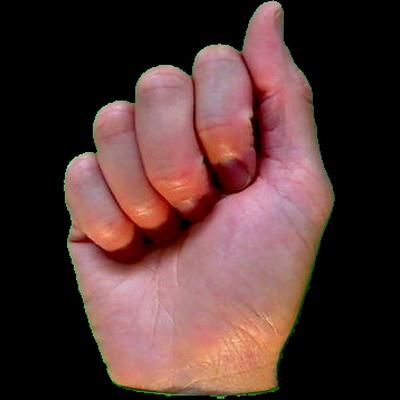
#> input picture Code/A101.png, 400 x 400 px, given in place of the camera
$ python Test1.0.py   (older library calls are emulated)
#> lines starting #> are read from the running program, lines starting #| are printed output that depends on the picture; after the words box and inside, x2 and y2 are one past the last pixel; in counts of white or black regions, pixels touching at a corner belong together
#import cv2
#import numpy as np

#cap = cv2.VideoCapture(0)
#
#while True:
#    ret, frame = cap.read()
#    kernel = np.ones((3,3),np.uint8)
#
#    roi=frame[100:300, 100:300]
#    cv2.rectangle(frame,(100,100),(300,300),(0,255,0),0)
#
#    hsv = cv2.cvtColor(roi, cv2.COLOR_BGR2HSV)
#
#    # define range of skin color in HSV
#    lower_skin = np.array([0,20,70], dtype=np.uint8)
#    upper_skin = np.array([20,255,255], dtype=np.uint8)
#
#     #extract skin colur imagw
#    mask = cv2.inRange(hsv, lower_skin, upper_skin)
#
#
#
#    #extrapolate the hand to fill dark spots within
#    mask = cv2.dilate(mask,kernel,iterations = 4)
#
#    #blur the image
#    mask = cv2.GaussianBlur(mask,(5,5),100)
#
#
#    contours, hie = cv2.findContours(mask,cv2.RETR_TREE,cv2.CHAIN_APPROX_SIMPLE)
#
#    cnt = max(contours, key = lambda x: cv2.contourArea(x))
#
#    cv2.drawContours(roi, cnt, -1, (255,0,0), 2)
#    cv2.imshow('frame',frame)
#    cv2.imshow('mask',mask)
#
#    k = cv2.waitKey(5) & 0xFF
#    if k == 27:
#        break
#
#cv2.destroyAllWindows()
#cap.release()

import cv2
import numpy as np
cap = cv2.VideoCapture(0)
lower_thresh1 = 150
upper_thresh1 = 255
while(1):

  #an error comes if it does not find anything in window as it cannot find contour of max area
#          #therefore this try error statement
#
#    ret, frame = cap.read()
#    #frame=cv2.flip(frame,1)
#    kernel = np.ones((3,3),np.uint8)
#
#        #define region of interest
#    roi=frame[100:300, 100:300]
#
#
#    cv2.rectangle(frame,(100,100),(300,300),(0,255,0),0)
#    hsv = cv2.cvtColor(roi, cv2.COLOR_BGR2HSV)
#
#
#
#    # define range of skin color in HSV
#    lower_skin = np.array([0,20,70], dtype=np.uint8)
#    upper_skin = np.array([20,255,255], dtype=np.uint8)
#
#     #extract skin colur imagw
#    mask = cv2.inRange(hsv, lower_skin, upper_skin)
#
#
#
#    #extrapolate the hand to fill dark spots within
#    mask = cv2.dilate(mask,kernel,iterations = 4)
#
#    #blr the image
#    mask = cv2.GaussianBlur(mask,(5,5),100)
#
#
#
#    #fid contours
#    contours,hierarchy= cv2.findContours(mask,cv2.RETR_TREE,cv2.CHAIN_APPROX_SIMPLE)
#
#   #fin contour of max area(hand)
#    cnt = max(contours, key = lambda x: cv2.contourArea(x))
#
#    #aprox the contour a little
#    epsilon = 0.0005*cv2.arcLength(cnt,True)
#    approx= cv2.approxPolyDP(cnt,epsilon,True)
#
#
#    #mae convex hull around hand
#    hull = cv2.convexHull(cnt)
#
#     #dfine area of hull and area of hand
#    areahull = cv2.contourArea(hull)
#    areacnt = cv2.contourArea(cnt)
#
#    #fid the percentage of area not covered by hand in convex hull
#    arearatio=((areahull-areacnt)/areacnt)*100
#
#     #fnd the defects in convex hull with respect to hand
#    hull = cv2.convexHull(approx, returnPoints=False)
#    defects = cv2.convexityDefects(approx, hull)
#
#    # l= no. of defects
#    l=0
#
#    #coe for finding no. of defects due to fingers
#    for i in range(defects.shape[0]):
#        s,e,f,d = defects[i,0]
#        start = tuple(approx[s][0])
#        end = tuple(approx[e][0])
#        far = tuple(approx[f][0])
#        pt= (100,180)
#
#
#        # find length of all sides of triangle
#        a = math.sqrt((end[0] - start[0])**2 + (end[1] - start[1])**2)
#        b = math.sqrt((far[0] - start[0])**2 + (far[1] - start[1])**2)
#        c = math.sqrt((end[0] - far[0])**2 + (end[1] - far[1])**2)
#        s = (a+b+c)/2
#        ar = math.sqrt(s*(s-a)*(s-b)*(s-c))
#
#        #distance between point and convex hull
#        d=(2*ar)/a
#
#        # apply cosine rule here
#        angle = math.acos((b**2 + c**2 - a**2)/(2*b*c)) * 57
#
#    font = cv2.FONT_HERSHEY_SIMPLEX
#    # ignore angles > 90 and ignore points very close to convex hull(they generally come due to noise)
#    if angle <= 90 and d>30:
#        l += 1
#        cv2.circle(roi, far, 3, [255,0,0], -1)
#
#        #draw lines around hand
#        cv2.line(roi,start, end, [0,255,0], 2)
#
#
#        l+=1
#
#        #print corresponding gestures which are in their ranges
#
#        if l==1:
#            if areacnt<2000:
#                cv2.putText(frame,'Put hand in the box',(0,50), font, 2, (0,0,255), 3, cv2.LINE_AA)
#            else:
#                if arearatio<12:
#                    cv2.putText(frame,'0',(0,50), font, 2, (0,0,255), 3, cv2.LINE_AA)
#                elif arearatio<17.5:
#                    cv2.putText(frame,'Best of luck',(0,50), font, 2, (0,0,255), 3, cv2.LINE_AA)
#
#                else:
#                    cv2.putText(frame,'1',(0,50), font, 2, (0,0,255), 3, cv2.LINE_AA)
#
#    elif l==2:
#        cv2.putText(frame,'2',(0,50), font, 2, (0,0,255), 3, cv2.LINE_AA)
#
#    elif l==3:
#
#        if arearatio<27:
#            cv2.putText(frame,'3',(0,50), font, 2, (0,0,255), 3, cv2.LINE_AA)
#        else:
#            cv2.putText(frame,'ok',(0,50), font, 2, (0,0,255), 3, cv2.LINE_AA)
#
#    elif l==4:
#        cv2.putText(frame,'4',(0,50), font, 2, (0,0,255), 3, cv2.LINE_AA)
#
#    elif l==5:
#        cv2.putText(frame,'5',(0,50), font, 2, (0,0,255), 3, cv2.LINE_AA)
#
#    elif l==6:
#        cv2.putText(frame,'reposition',(0,50), font, 2, (0,0,255), 3, cv2.LINE_AA)
#
#    else :
#        cv2.putText(frame,'reposition',(10,50), font, 2, (0,0,255), 3, cv2.LINE_AA)
#
#    #show the windows
#    cv2.imshow('mask',mask)
#    cv2.imshow('frame',frame)
#
#
#    k = cv2.waitKey(5) & 0xFF
#    if k == 27:
#        break

	    ret, img = cap.read()
#> img is the input picture: shape (400, 400, 3); mean B, G, R 51.5, 53.3, 81.1

	    grey = cv2.cvtColor(img, cv2.COLOR_BGR2GRAY)
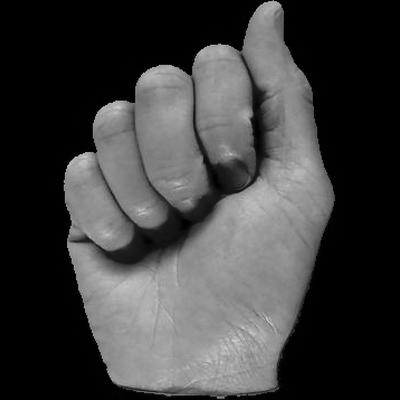
#> grey: shape (400, 400); min 0, max 208, mean 61.4

	    #edges = cv2.Canny(crop_img,100,200)


	    ############################### Corners Detection


	    hsv = cv2.cvtColor(img, cv2.COLOR_BGR2HSV)
#> hsv: shape (400, 400, 3); mean H, S, V 46.6, 64.7, 81.5

	    lower_red = np.array([0,150,50])


	    upper_red = np.array([195,255,255])


	    mask = cv2.inRange(hsv, lower_red, upper_red)
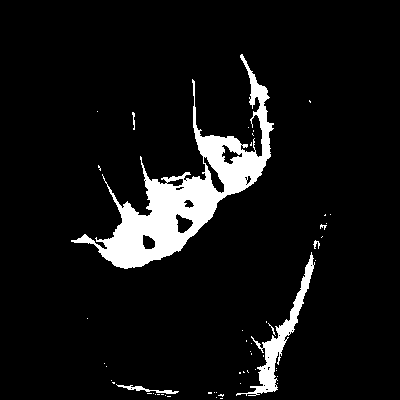
#> mask: shape (400, 400); 7.5% white; 53 white regions (46 under 20 px), largest, box (x1, y1, x2, y2) and area: (71, 54, 274, 269) 9944, (236, 252, 315, 396) 1737, (116, 384, 179, 394) 170
	    res = cv2.bitwise_and(img,img, mask= mask)
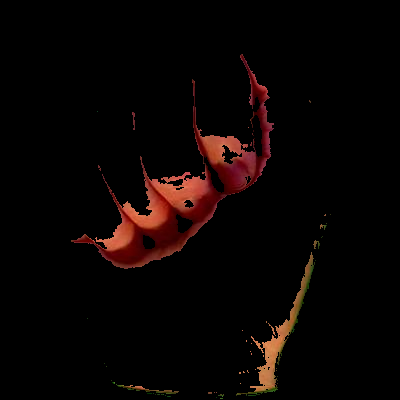
#> res: shape (400, 400, 3); mean B, G, R 2.8, 3.9, 10


	    value = (35, 35)
	    blurred = cv2.GaussianBlur(grey, value, 0)
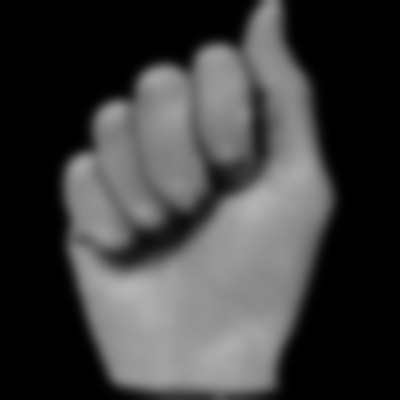
#> blurred: shape (400, 400); min 0, max 180, mean 61.4
	    _, thresh1 = cv2.threshold(blurred, lower_thresh1, upper_thresh1, cv2.THRESH_BINARY_INV+cv2.THRESH_OTSU)
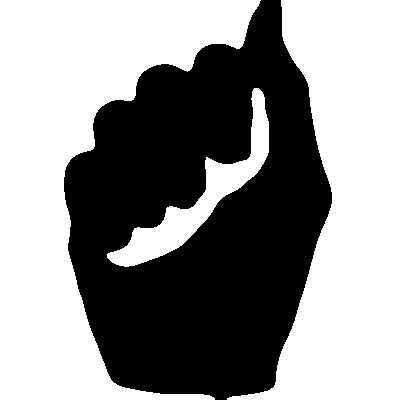
#> thresh1: shape (400, 400); 57.1% white; 1 black region
	    #_, thresh_dofh = cv2.threshold(img_dofh, lower_thresh1, upper_thresh1, cv2.THRESH_BINARY_INV+cv2.THRESH_OTSU)
	    #defrt,thresh_for_I = cv2.threshold(letter_I_match_shape,125,255,0)


	    contours, hierarchy = cv2.findContours(thresh1.copy(),cv2.RETR_TREE, cv2.CHAIN_APPROX_NONE)
#> contours = 3 contours; box (x1, y1, x2, y2) and area: (0, 0, 261, 400) 45644, (227, 0, 400, 400) 38522, (107, 88, 269, 267) 5556
#	    xyz,contours_dofh, hierarchy_dofh = cv2.findContours(thresh_dofh,2,1)
	    #cnt_dofh = contours_dofh[1]

	    cnt = max(contours, key = lambda x: cv2.contourArea(x))
#> cnt = contour of 1477 points, box (x1, y1, x2, y2) (0, 0, 261, 400), area 45644

	    cv2.imshow('mask', mask)
	    cv2.drawContours(img,[cnt],0,(0,255,255),0)
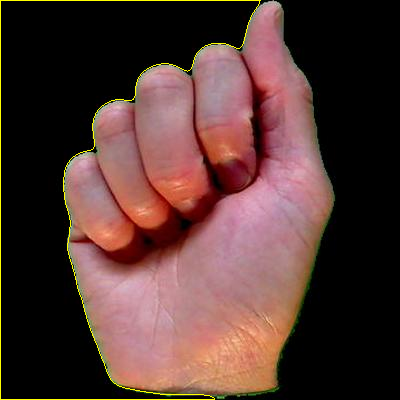
#> img: shape (400, 400, 3); 0.92% of pixels changed, all inside (x1, y1, x2, y2) = (0, 0, 261, 400)
	    cv2.imshow('Image', img)


cv2.destroyAllWindows()
cap.release()
